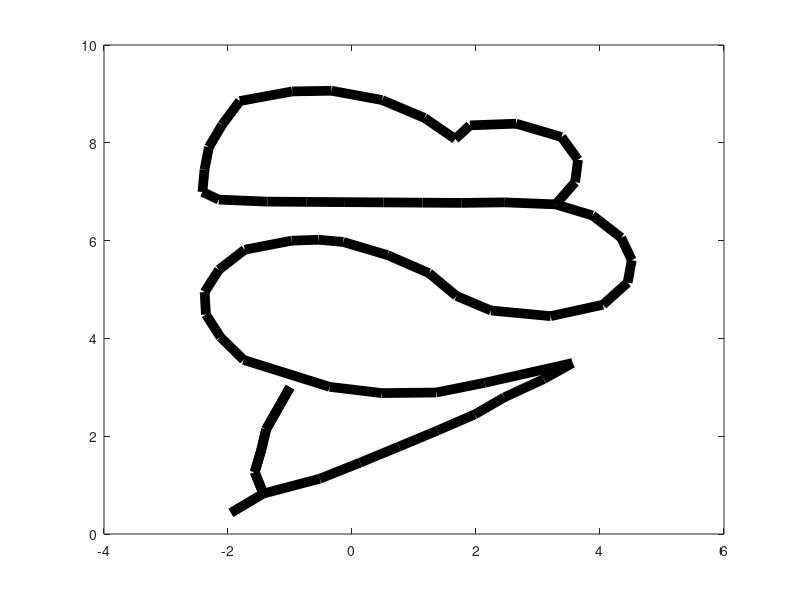

The MATLAB source for this figure:
%% script_4

%read in data
data = csvread('data/ASB.csv');
%plot data
plot(data(:,2), data(:,1), 'k-', 'LineWidth',7);

%% SOLUTION: Breakout 1

%read in data
%data = csvread('ASB.csv');
%plot data
%plot(data(:,1), data(:,2), 'k-', 'LineWidth',7); %switched axes

%% SOLUTION: Breakout 2

%read in data
%data = csvread('ASB.csv');
%plot data
%plot(data(:,1), data(:,2), 'k-', 'LineWidth',4); % change linewidth to 4
